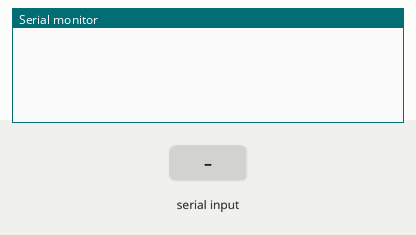
Bench run of a sketch on a simulated Arduino Uno, built with avr-gcc and run on an emulated ATmega328P. Parts: the last lines printed to the serial monitor. The inputs (shaded band) are chosen by the test bench.

Above: at 1.2 s.
1.3 s: "90,45\n" received over Serial
At 2.3 s:
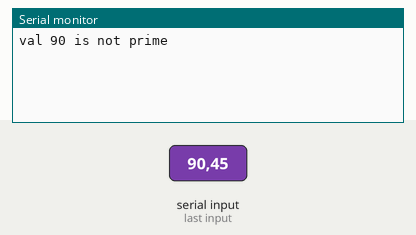
2.8 s: "0\n" received over Serial
At 4.3 s:
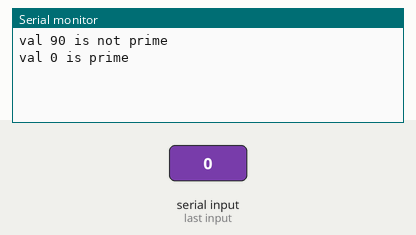

The sketch:

price.ino
```cpp
#include <math.h>
void setup() {
  // put your brain here, to run once:
Serial.begin(115200);
}

void loop() {
  // put your brain here, to run repeatedly:
String t = "";
while(Serial.available() >0){
    t +=(char)Serial.read();
    delay(10);
}
if(t!=""){
    int val = t.toInt();
    bool isprime = true;
    for(int i=2; i<=sqrt(val) && isprime; i++)
      if(val % i == 0){
        isprime = false;
        break;
      }
    Serial.print("val "); Serial.print(val);
    if(isprime)   Serial.println(" is prime");
    else          Serial.println(" is not prime");
}
}
```

Measured:
- after the input at 1.3 s, the serial monitor: prints a new line after 0.06 s (image 1)
- after the input at 2.8 s, the serial monitor: prints a new line at once (image 2)
